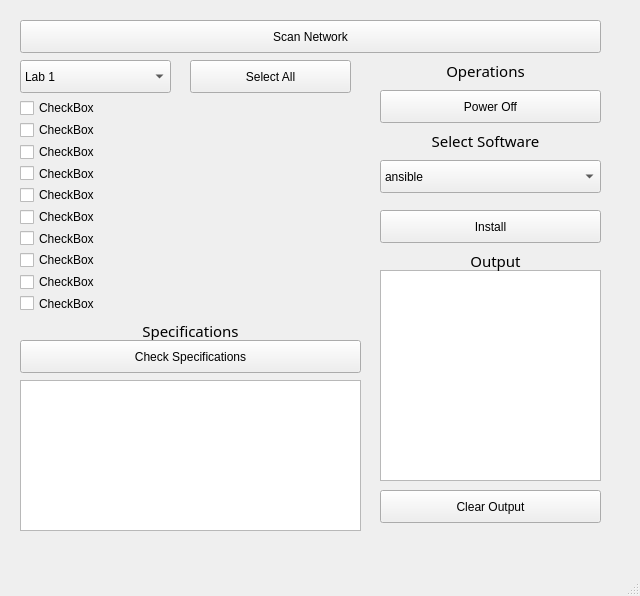
<?xml version="1.0" encoding="UTF-8"?>
<ui version="4.0">
 <class>MainWindow</class>
 <widget class="QMainWindow" name="MainWindow">
  <property name="geometry">
   <rect>
    <x>0</x>
    <y>0</y>
    <width>640</width>
    <height>596</height>
   </rect>
  </property>
  <property name="windowTitle">
   <string>Agentless Automation</string>
  </property>
  <widget class="QWidget" name="centralwidget">
   <widget class="QPushButton" name="pushButton">
    <property name="geometry">
     <rect>
      <x>20</x>
      <y>20</y>
      <width>581</width>
      <height>33</height>
     </rect>
    </property>
    <property name="text">
     <string>Scan Network</string>
    </property>
   </widget>
   <widget class="QPushButton" name="pushButton_2">
    <property name="geometry">
     <rect>
      <x>380</x>
      <y>90</y>
      <width>221</width>
      <height>33</height>
     </rect>
    </property>
    <property name="text">
     <string>Power Off</string>
    </property>
   </widget>
   <widget class="QComboBox" name="comboBox">
    <property name="geometry">
     <rect>
      <x>20</x>
      <y>60</y>
      <width>151</width>
      <height>33</height>
     </rect>
    </property>
    <item>
     <property name="text">
      <string>Lab 1</string>
     </property>
    </item>
    <item>
     <property name="text">
      <string>Lab 2</string>
     </property>
    </item>
    <item>
     <property name="text">
      <string>Lab 3</string>
     </property>
    </item>
   </widget>
   <widget class="QLabel" name="label">
    <property name="geometry">
     <rect>
      <x>370</x>
      <y>60</y>
      <width>231</width>
      <height>21</height>
     </rect>
    </property>
    <property name="font">
     <font>
      <family>Padauk</family>
      <pointsize>11</pointsize>
     </font>
    </property>
    <property name="text">
     <string>Operations</string>
    </property>
    <property name="alignment">
     <set>Qt::AlignCenter</set>
    </property>
   </widget>
   <widget class="QComboBox" name="comboBox_2">
    <property name="geometry">
     <rect>
      <x>380</x>
      <y>160</y>
      <width>221</width>
      <height>33</height>
     </rect>
    </property>
    <item>
     <property name="text">
      <string>ansible</string>
     </property>
    </item>
    <item>
     <property name="text">
      <string>httpd</string>
     </property>
    </item>
    <item>
     <property name="text">
      <string>vlc</string>
     </property>
    </item>
    <item>
     <property name="text">
      <string>telnet</string>
     </property>
    </item>
   </widget>
   <widget class="QPushButton" name="pushButton_4">
    <property name="geometry">
     <rect>
      <x>380</x>
      <y>210</y>
      <width>221</width>
      <height>33</height>
     </rect>
    </property>
    <property name="text">
     <string>Install</string>
    </property>
   </widget>
   <widget class="QLabel" name="label_2">
    <property name="geometry">
     <rect>
      <x>370</x>
      <y>130</y>
      <width>231</width>
      <height>21</height>
     </rect>
    </property>
    <property name="font">
     <font>
      <family>Padauk</family>
      <pointsize>11</pointsize>
     </font>
    </property>
    <property name="text">
     <string>Select Software</string>
    </property>
    <property name="alignment">
     <set>Qt::AlignCenter</set>
    </property>
   </widget>
   <widget class="QWidget" name="verticalLayoutWidget">
    <property name="geometry">
     <rect>
      <x>20</x>
      <y>100</y>
      <width>331</width>
      <height>211</height>
     </rect>
    </property>
    <layout class="QVBoxLayout" name="verticalLayout">
     <item>
      <widget class="QCheckBox" name="checkBox_6">
       <property name="text">
        <string>CheckBox</string>
       </property>
      </widget>
     </item>
     <item>
      <widget class="QCheckBox" name="checkBox">
       <property name="text">
        <string>CheckBox</string>
       </property>
      </widget>
     </item>
     <item>
      <widget class="QCheckBox" name="checkBox_3">
       <property name="text">
        <string>CheckBox</string>
       </property>
      </widget>
     </item>
     <item>
      <widget class="QCheckBox" name="checkBox_8">
       <property name="text">
        <string>CheckBox</string>
       </property>
      </widget>
     </item>
     <item>
      <widget class="QCheckBox" name="checkBox_10">
       <property name="text">
        <string>CheckBox</string>
       </property>
      </widget>
     </item>
     <item>
      <widget class="QCheckBox" name="checkBox_11">
       <property name="text">
        <string>CheckBox</string>
       </property>
      </widget>
     </item>
     <item>
      <widget class="QCheckBox" name="checkBox_12">
       <property name="text">
        <string>CheckBox</string>
       </property>
      </widget>
     </item>
     <item>
      <widget class="QCheckBox" name="checkBox_9">
       <property name="text">
        <string>CheckBox</string>
       </property>
      </widget>
     </item>
     <item>
      <widget class="QCheckBox" name="checkBox_14">
       <property name="text">
        <string>CheckBox</string>
       </property>
      </widget>
     </item>
     <item>
      <widget class="QCheckBox" name="checkBox_7">
       <property name="text">
        <string>CheckBox</string>
       </property>
      </widget>
     </item>
    </layout>
   </widget>
   <widget class="QTextBrowser" name="textBrowser">
    <property name="geometry">
     <rect>
      <x>380</x>
      <y>270</y>
      <width>221</width>
      <height>211</height>
     </rect>
    </property>
   </widget>
   <widget class="QLabel" name="label_3">
    <property name="geometry">
     <rect>
      <x>380</x>
      <y>250</y>
      <width>231</width>
      <height>21</height>
     </rect>
    </property>
    <property name="font">
     <font>
      <family>Padauk</family>
      <pointsize>11</pointsize>
     </font>
    </property>
    <property name="text">
     <string>Output</string>
    </property>
    <property name="alignment">
     <set>Qt::AlignCenter</set>
    </property>
   </widget>
   <widget class="QPushButton" name="pushButton_3">
    <property name="geometry">
     <rect>
      <x>380</x>
      <y>490</y>
      <width>221</width>
      <height>33</height>
     </rect>
    </property>
    <property name="text">
     <string>Clear Output</string>
    </property>
   </widget>
   <widget class="QPushButton" name="pushButton_5">
    <property name="geometry">
     <rect>
      <x>190</x>
      <y>60</y>
      <width>161</width>
      <height>33</height>
     </rect>
    </property>
    <property name="text">
     <string>Select All</string>
    </property>
   </widget>
   <widget class="QLabel" name="label_4">
    <property name="geometry">
     <rect>
      <x>20</x>
      <y>320</y>
      <width>341</width>
      <height>21</height>
     </rect>
    </property>
    <property name="font">
     <font>
      <family>Padauk</family>
      <pointsize>11</pointsize>
     </font>
    </property>
    <property name="text">
     <string>Specifications</string>
    </property>
    <property name="alignment">
     <set>Qt::AlignCenter</set>
    </property>
   </widget>
   <widget class="QTextBrowser" name="textBrowser_2">
    <property name="geometry">
     <rect>
      <x>20</x>
      <y>380</y>
      <width>341</width>
      <height>151</height>
     </rect>
    </property>
   </widget>
   <widget class="QPushButton" name="pushButton_6">
    <property name="geometry">
     <rect>
      <x>20</x>
      <y>340</y>
      <width>341</width>
      <height>33</height>
     </rect>
    </property>
    <property name="text">
     <string>Check Specifications</string>
    </property>
   </widget>
  </widget>
  <widget class="QMenuBar" name="menubar">
   <property name="geometry">
    <rect>
     <x>0</x>
     <y>0</y>
     <width>640</width>
     <height>25</height>
    </rect>
   </property>
  </widget>
  <widget class="QStatusBar" name="statusbar"/>
 </widget>
 <resources/>
 <connections/>
</ui>
